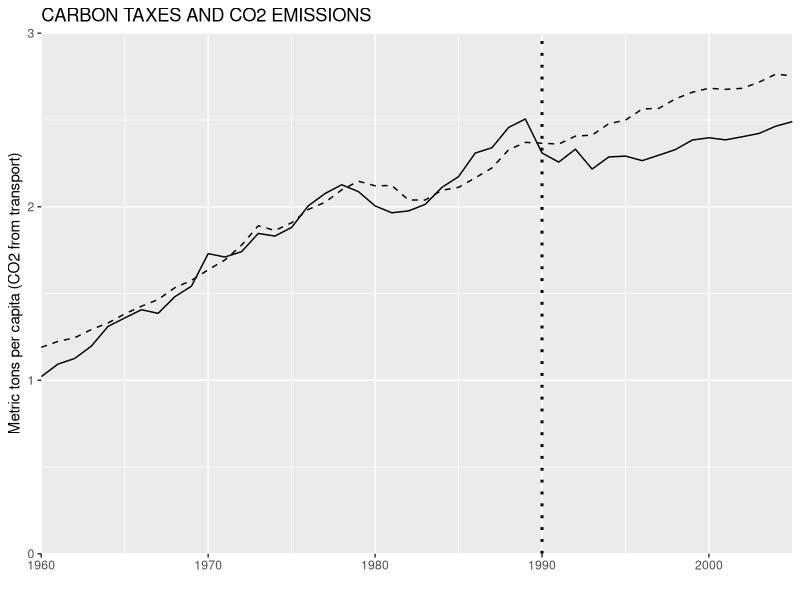

Generate this figure with R:
#Assignment for Economic Policy, Winter Semester 21/22


#Authors:

#Marvin Müller
#Fabian Sturmberg
#Lionel Lütgering


#install.packages("haven")
library (haven)
library(ggplot2)
carbontax_data <- read_dta("Data/carbontax_fullsample_data.dta")
CO2_data <- read_dta("Data/CO2_Graph.dta")


figure_3 <- ggplot2::ggplot(data = CO2_data,
                            mapping = aes(year)
                            )+
  geom_line(aes(y=CO2_OECD), linetype = "dashed")+
  geom_line(aes(y=CO2_Sweden))+
  coord_cartesian(xlim = c(1960,2005), ylim = c(0.0,3.0),expand = FALSE)+
  xlab("")+
  ylab("Metric tons per capita (CO2 from transport)")+
  labs(title = "CARBON TAXES AND CO2 EMISSIONS")+
  geom_vline(xintercept = 1990, linetype = "dotted",size=1)


  


figure_3
